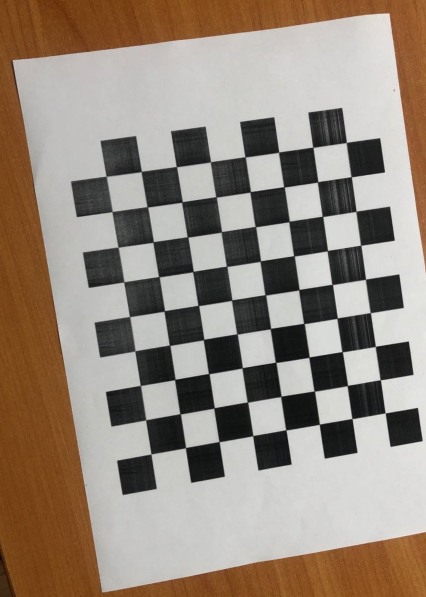
#> input picture AR_Video/test2.jpg, 852 x 1193 px (shown at 1/2 size)
$ python find.py
#> lines starting #> are read from the running program, lines starting #| are printed output that depends on the picture
import cv2

sift = cv2.SIFT_create()
bf = cv2.BFMatcher(cv2.NORM_L2, True)

img1 = cv2.imread('test2.jpg')
#> img1 is the input picture: shape (1193, 852, 3); mean B, G, R 124.1, 136.5, 149.5
img2 = cv2.imread('chess.png')
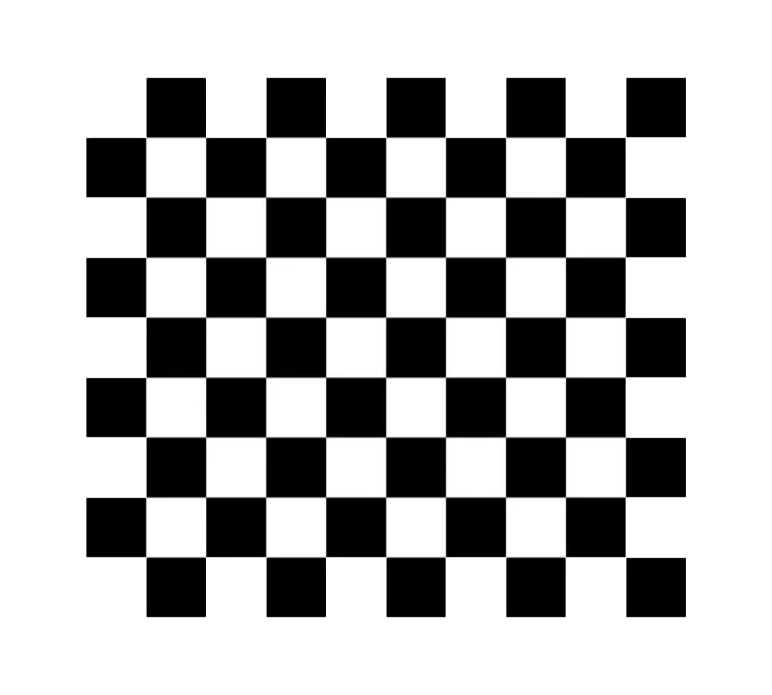
#> input picture AR_Video/chess.png, 772 x 695 px
#> img2 is the input picture: shape (695, 772, 3); mean B, G, R 178.7, 178.7, 178.7
img1 = cv2.resize(img1, (int(img1.shape[1] / 2), int(img1.shape[0] / 2)))
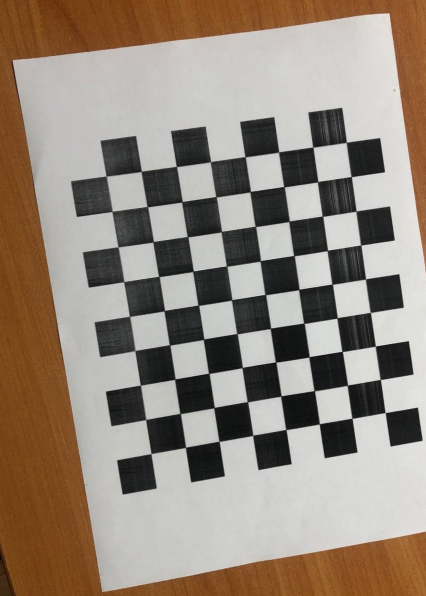
#> img1: shape (596, 426, 3); mean B, G, R 124, 136.4, 149.4
img2 = cv2.resize(img2, (int(img2.shape[1] / 2), int(img2.shape[0] / 2)))
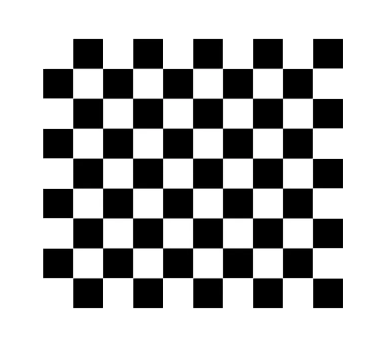
#> img2: shape (347, 386, 3); mean B, G, R 178.8, 178.8, 178.8

img1 = cv2.cvtColor(img1, cv2.COLOR_BGR2GRAY)
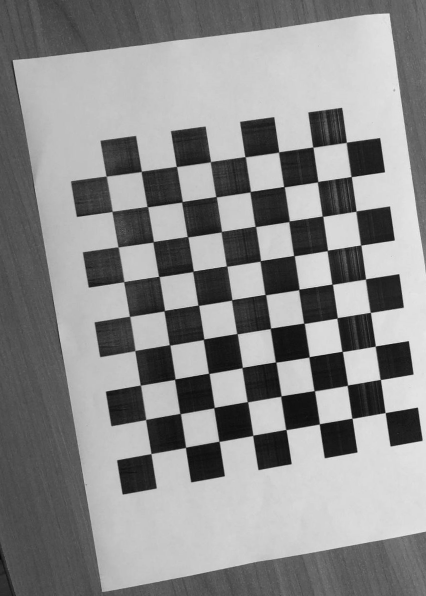
#> img1: shape (596, 426); min 5, max 234, mean 138.9
img2 = cv2.cvtColor(img2, cv2.COLOR_BGR2GRAY)
#> img2: shape (347, 386)

keypoints_1, descriptors_1 = sift.detectAndCompute(img1, None)
#> keypoints_1 = 697 keypoints; strongest (x, y, size): (338, 440, 22.1), (395, 360, 21.3), (386, 293, 22.3), (367, 158, 22.5)
keypoints_2, descriptors_2 = sift.detectAndCompute(img2, None)
#> keypoints_2 = 371 keypoints; strongest (x, y, size): (329, 53, 20.4), (329, 294, 20.4), (329, 173, 19.6), (56, 143, 19.5)

matches = bf.match(descriptors_1, descriptors_2)
#> matches = 83 matches
matches = sorted(matches, key=lambda x: x.distance)

img3 = cv2.drawMatches(img1, keypoints_1, img2, keypoints_2, matches[:300], img2, 2)
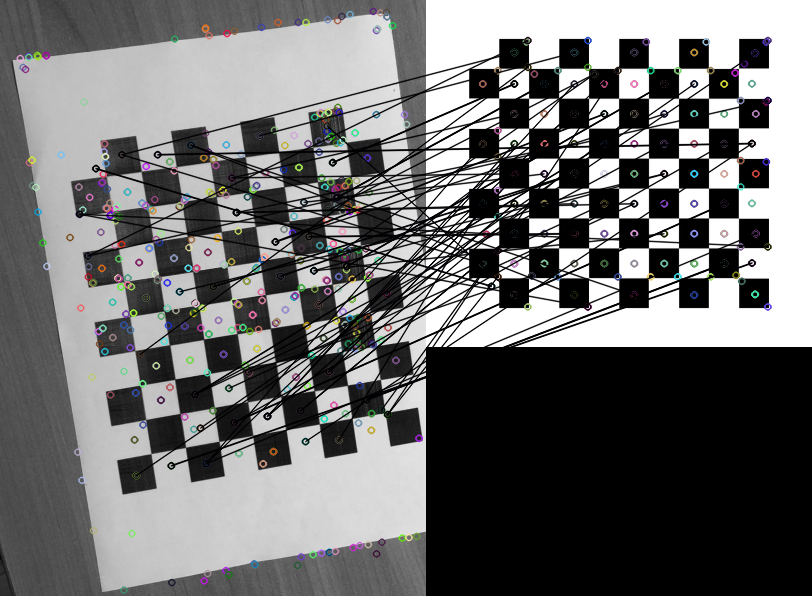
#> img3: shape (596, 812, 3); mean of channels 0, 1, 2 113.1, 113, 112.9; drawn as B, G, R
cv2.imshow('SIFT', img3)

cv2.waitKey(0)
